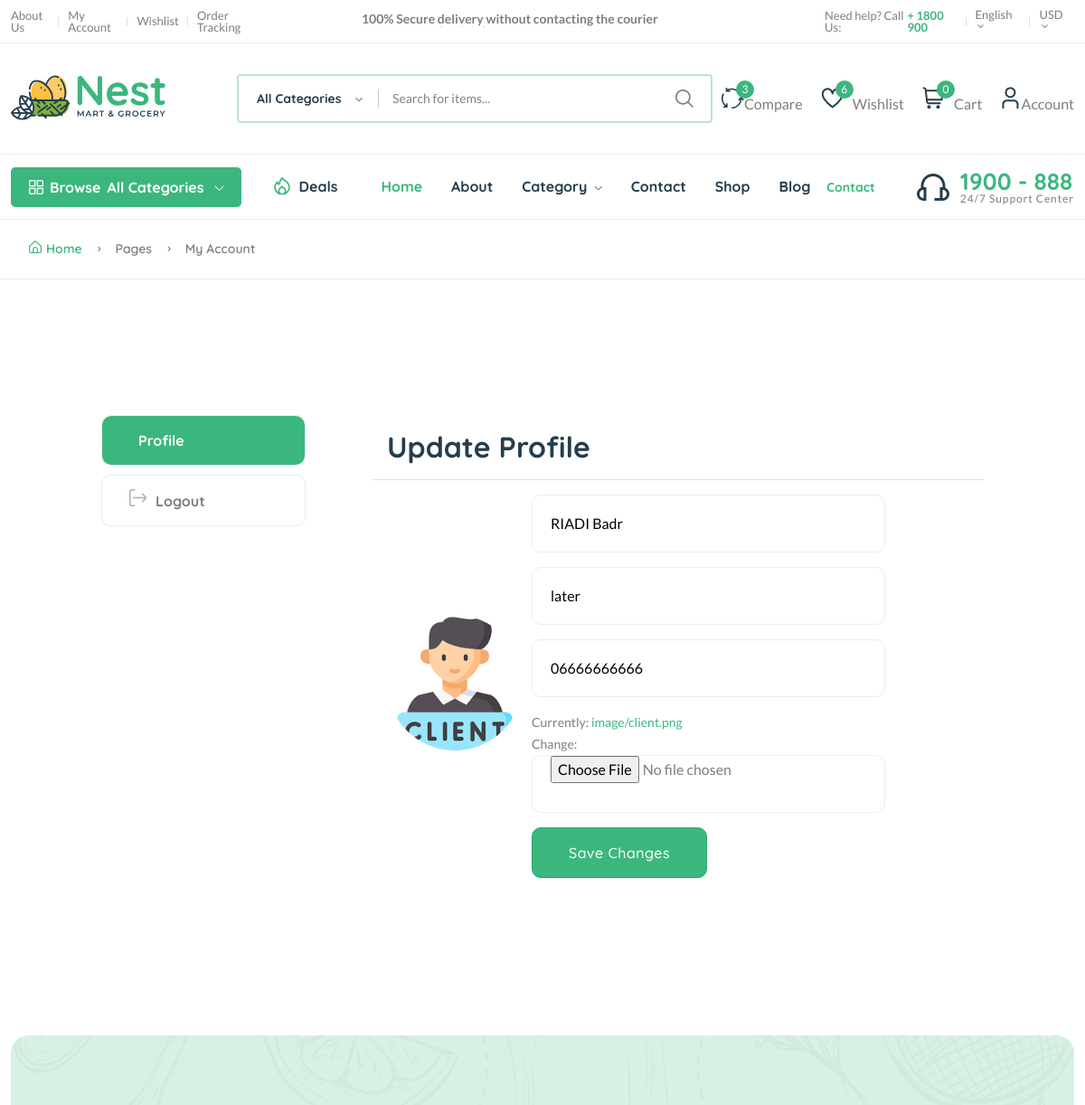
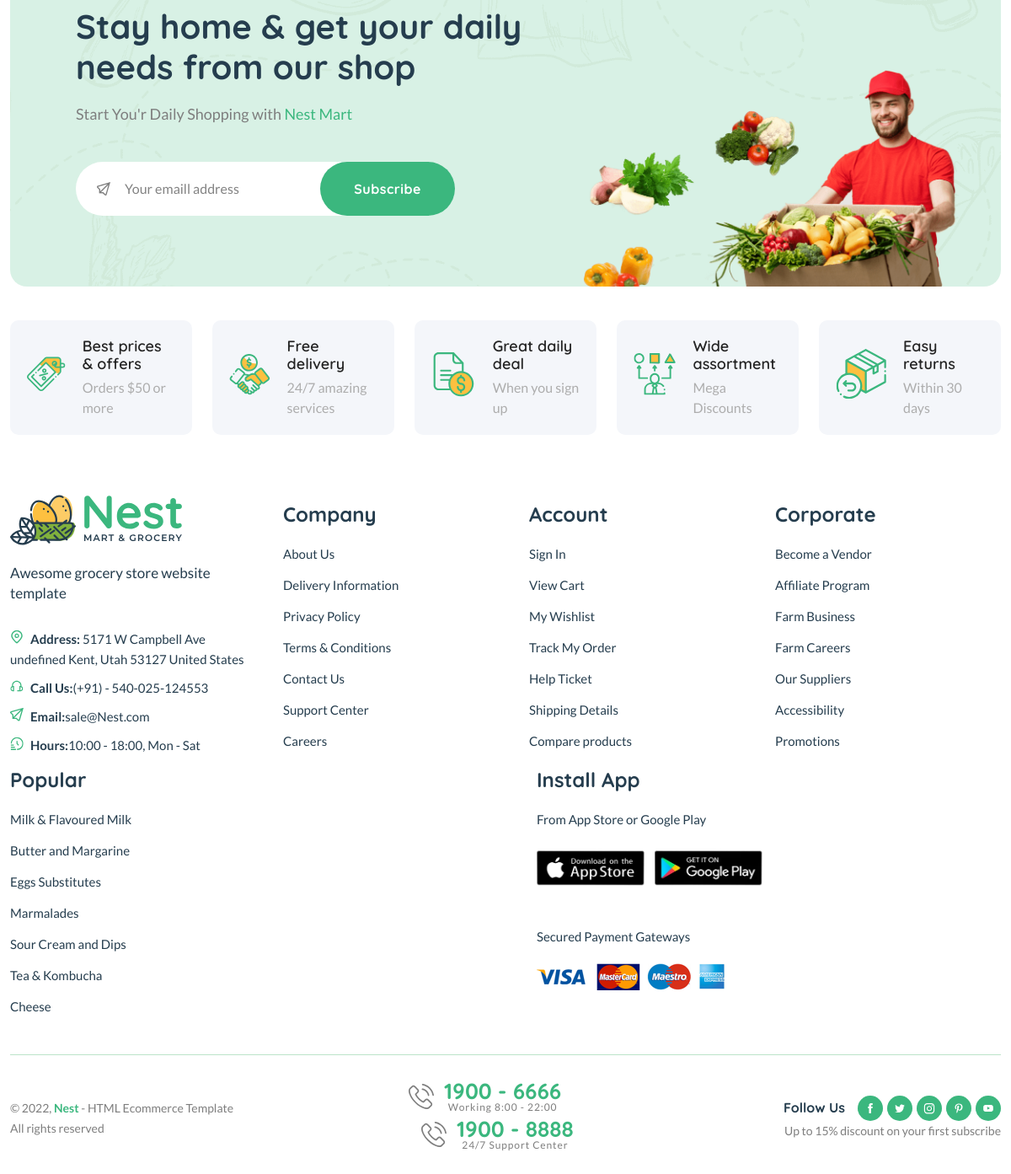
Screenshot of /profile/update/ (signed in) with the database file from the repository (2 pictures, top to bottom).
### buyedinn/models.py (models this page shows, shortened)
class Profile(models.Model):
    user = models.OneToOneField(User, on_delete=models.CASCADE)
    image = models.ImageField(upload_to="image")
    full_name = models.CharField(max_length=200)
    bio = models.CharField(max_length=200, null=True, blank=True)
    phone = models.CharField(max_length=200)
    verified = models.BooleanField(default=False)

### buyedinn/views.py (the view, shortened to what this page needs)
# urls.py: path("profile/update/", views.profile_update, name="profile-update")
def profile_update(request):
    profile = Profile.objects.get(user=request.user)
    form = ProfileForm(instance=profile)
    context = {
        'form': form,
        'profile': profile,
    }
    return render(request, "userauths/profile-edit.html", context)

### buyedinn/forms.py
class ProfileForm(forms.ModelForm):
    full_name = forms.CharField(widget=forms.TextInput(attrs={"placeholder": "Full Name"}))
    bio = forms.CharField(widget=forms.TextInput(attrs={"placeholder": "Bio"}))
    phone = forms.CharField(widget=forms.TextInput(attrs={"placeholder": "Phone"}))
    class Meta:
        model = Profile
        fields = ['full_name', 'image', 'bio', 'phone']

### templates/userauths/profile-edit.html (shortened to what this page needs)
{% extends 'partials/base.html' %}
{% load static %}
{% block content%}
    <main class="main pages">
        <div class="page-header breadcrumb-wrap">
            <div class="container">
                <div class="breadcrumb">
                    <a href="index.html" rel="nofollow"><i class="fi-rs-home mr-5"></i>Home</a>
                    <span></span> Pages <span></span> My Account
                </div>
            </div>
        </div>
        <div class="page-content pt-150 pb-150">
            <div class="container">
                <div class="row">
                    <div class="col-lg-10 m-auto">
                        <div class="row">
                            <div class="col-md-3">
                                <div class="dashboard-menu">
                                    <ul class="nav flex-column" role="tablist">
                                        <li class="nav-item">
                                            <a class="nav-link active" id="dashboard-tab" data-bs-toggle="tab" href="#dashboard" role="tab" aria-controls="dashboard" aria-selected="false">Profile</a>
                                        </li>
                                        <li class="nav-item">
                                            <a class="nav-link" href="page-login.html"><i class="fi-rs-sign-out mr-10"></i>Logout</a>
                                        </li>
                                    </ul>
                                </div>
                            </div>
                            <div class="col-md-9">
                                <div class="tab-content account dashboard-content pl-50">
                                    <div class="tab-pane fade active show" id="profile" role="tabpanel" aria-labelledby="profile-tab">
                                        <div class="card">
                                            <div class="card-header border-bottom">
                                                <h3 class="mb-0">Update Profile</h3>
                                            </div>
                                            <div class="card-body mb-2" style="display: flex; align-items: center; gap: 10px;">
                                                <div>
                                                    {% if profile.image %}
                                                    <span><img src="{{ profile.image.url }}" style="width: 150px; object-fit: cover; border-radius: 50%; height: 150px;" alt=""></span>
                                                    {% else %}
                                                    <span><img src="https://i.stack.imgur.com/YQu5k.png" alt=""></span>
                                                    {% endif %}
                                                </div>
                                                <div>
                                                    <div>
                                                    <form action="" method="POST" enctype="multipart/form-data">
                                                        <div class="mb-3">
                                                            {{ form.full_name }}
                                                        </div>
                                                        <div class="mb-3">
                                                            {{ form.bio }}
                                                        </div>
                                                        <div class="mb-3">
                                                            {{ form.phone }}
                                                        </div>
                                                        <div class="mb-3">
                                                            {{ form.image }}
                                                        </div>
                                                        <button href="{% url 'buyedinn:dashboard' %}" class="btn btn-success" type="submit">Save Changes</button>
                                                     </form>
                                                    </div>
                                                </div>
                                            </div>
                                        </div>
                                    </div>
                                </div>
                            </div>
                        </div>
                    </div>
                </div>
            </div>
        </div>
    </main>
{% endblock content%}

### rows the page displays
Profile: image (picture), full_name "RIADI Badr", bio "later", phone "06666666666"

### other values shown
{{ request.session.cart_data_obj|length }} "0"
